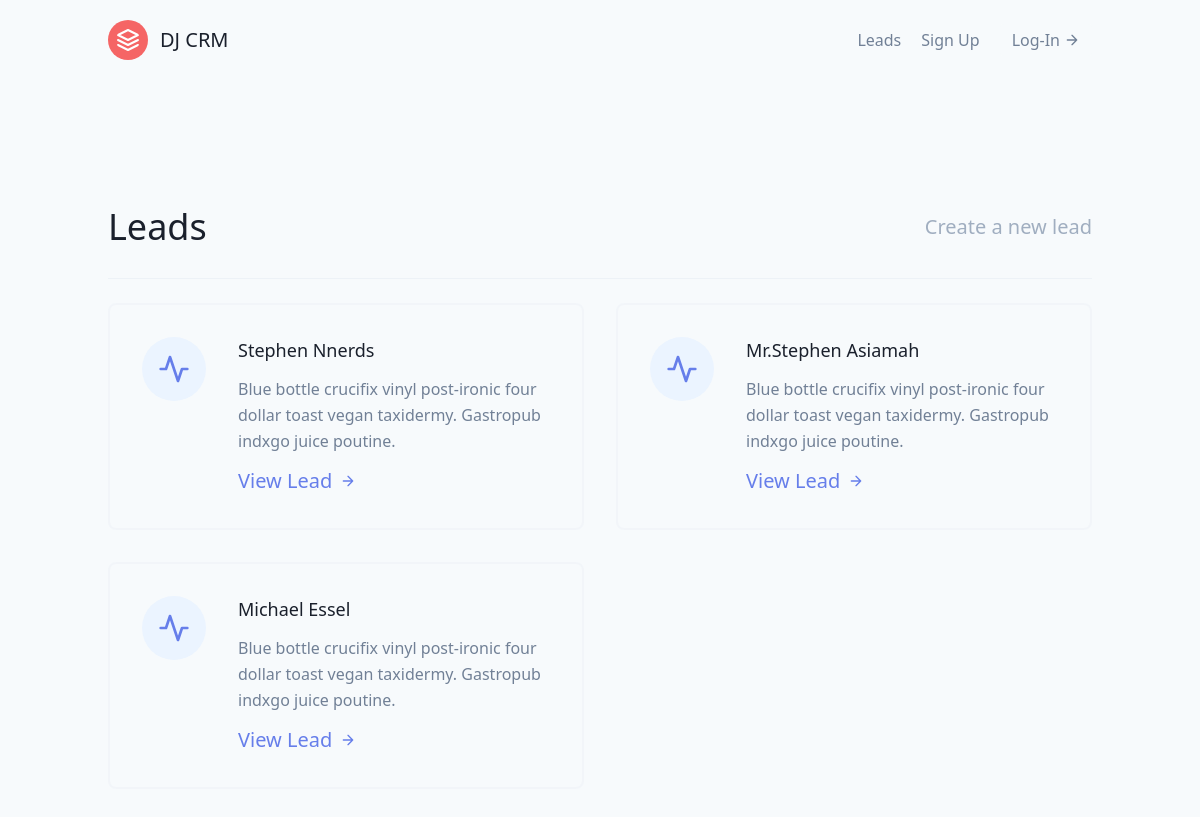
The page /leads/ on the database as committed earlier.
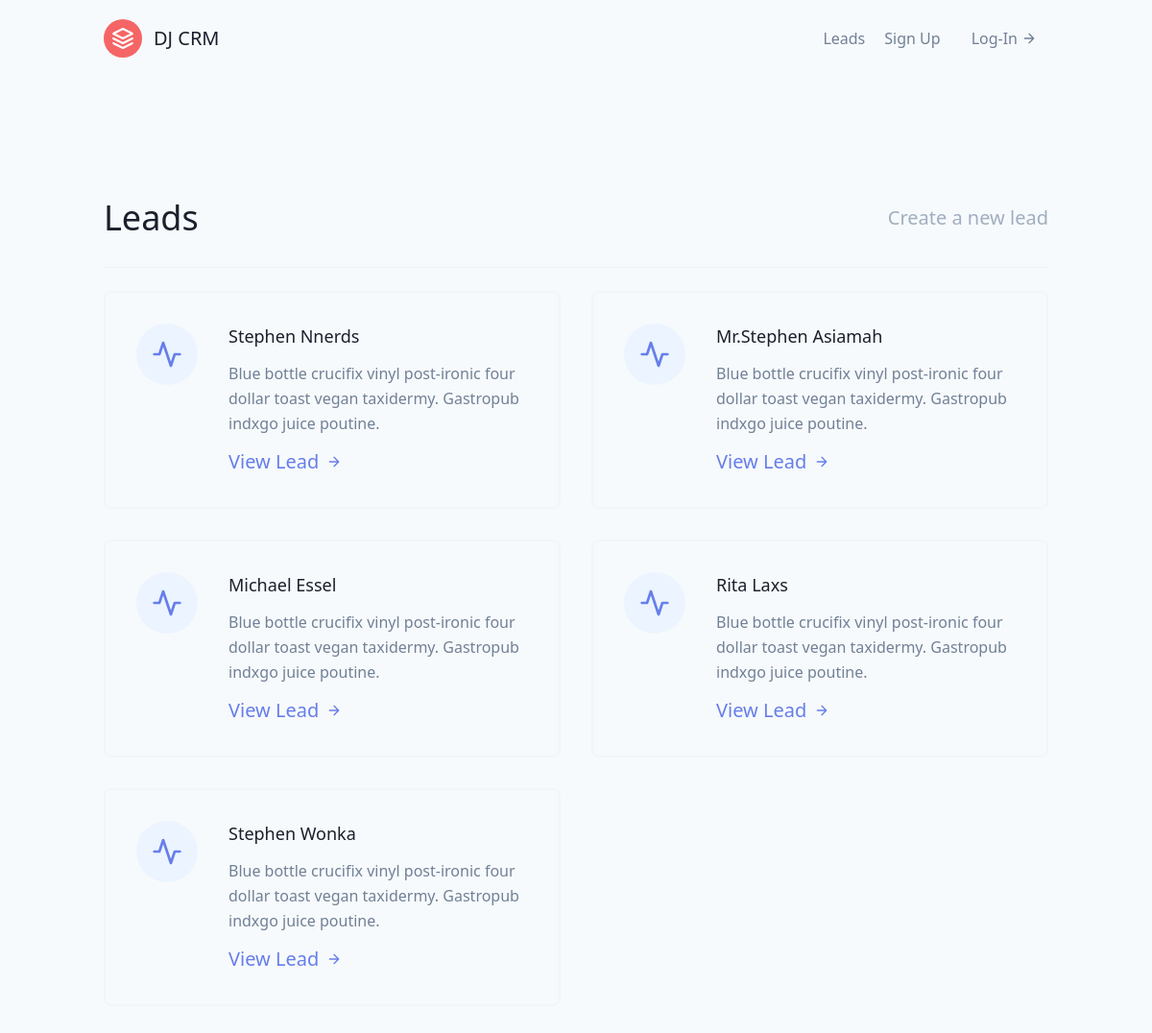
The same page on the database as committed later.
### leads/models.py (models this page shows, shortened)
class Lead(models.Model):
    first_name = models.CharField(max_length=20)
    last_name = models.CharField(max_length=20)
    age = models.IntegerField(default=12)
    agent = models.ForeignKey("Agent",on_delete=models.CASCADE)

### leads/views.py (the view)
# urls.py: path('', LeadListView.as_view(), name='lead-list'),
class LeadListView(ListView):
    template_name = 'leads/lead_list.html'
    queryset = Lead.objects.all()
    context_object_name = 'leads'

### leads/templates/leads/lead_list.html
{% extends 'base.html' %}
{% block content %}
<section class="text-gray-600 body-font">
    <div class="container px-5 py-24 mx-auto flex flex-wrap">
      <div class=" w-full mb-6 py-6 flex justify-between items-center border-b border-gray-200">
        <div>
          <h1 class="text-4xl text-gray-900" >Leads</h1>
        </div>
        <div>
          <a href="{% url 'leads:lead-create' %}" class="text-gray-500 hover:text-blue-500">Create a new lead</a>
        </div>
      </div>
      <div class="flex flex-wrap -m-4">
        {% for lead in leads %}
        <div class="p-4 lg:w-1/2 md:w-full">
          <div class="flex border-2 rounded-lg border-gray-200 border-opacity-50 p-8 sm:flex-row flex-col">
            <div class="w-16 h-16 sm:mr-8 sm:mb-0 mb-4 inline-flex items-center justify-center rounded-full bg-indigo-100 text-indigo-500 flex-shrink-0">
              <svg fill="none" stroke="currentColor" stroke-linecap="round" stroke-linejoin="round" stroke-width="2" class="w-8 h-8" viewBox="0 0 24 24">
                <path d="M22 12h-4l-3 9L9 3l-3 9H2"></path>
              </svg>
            </div>
            <div class="flex-grow">
              <h2 class="text-gray-900 text-lg title-font font-medium mb-3">{{ lead.first_name }}  {{ lead.last_name }}</h2>
              <p class="leading-relaxed text-base">Blue bottle crucifix vinyl post-ironic four dollar toast vegan taxidermy. Gastropub indxgo juice poutine.</p>
              <a href="{% url 'leads:lead-detail' lead.pk %}" class="mt-3 text-indigo-500 inline-flex items-center">View Lead
                <svg fill="none" stroke="currentColor" stroke-linecap="round" stroke-linejoin="round" stroke-width="2" class="w-4 h-4 ml-2" viewBox="0 0 24 24">
                  <path d="M5 12h14M12 5l7 7-7 7"></path>
                </svg>
              </a>
            </div>
          </div>
        </div>
        {% endfor %}
      </div>
    </div>
  </section>
{% endblock content %}

Rows that differ between the two databases and show on the page:
added Lead: first_name "Rita", last_name "Laxs"
added Lead: first_name "Stephen", last_name "Wonka"
